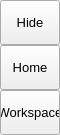
        <widget class="QFrame" name="leftMenuBg">
         <property name="minimumSize">
          <size>
           <width>60</width>
           <height>0</height>
          </size>
         </property>
         <property name="maximumSize">
          <size>
           <width>60</width>
           <height>16777215</height>
          </size>
         </property>
         <property name="frameShape">
          <enum>QFrame::Shape::NoFrame</enum>
         </property>
         <property name="frameShadow">
          <enum>QFrame::Shadow::Raised</enum>
         </property>
         <layout class="QVBoxLayout" name="verticalLayout_3">
          <property name="spacing">
           <number>0</number>
          </property>
          <property name="leftMargin">
           <number>0</number>
          </property>
          <property name="topMargin">
           <number>0</number>
          </property>
          <property name="rightMargin">
           <number>0</number>
          </property>
          <property name="bottomMargin">
           <number>0</number>
          </property>
          <item>
           <widget class="QFrame" name="leftMenuFrame">
            <property name="frameShape">
             <enum>QFrame::Shape::NoFrame</enum>
            </property>
            <property name="frameShadow">
             <enum>QFrame::Shadow::Raised</enum>
            </property>
            <layout class="QVBoxLayout" name="verticalMenuLayout">
             <property name="spacing">
              <number>0</number>
             </property>
             <property name="leftMargin">
              <number>0</number>
             </property>
             <property name="topMargin">
              <number>0</number>
             </property>
             <property name="rightMargin">
              <number>0</number>
             </property>
             <property name="bottomMargin">
              <number>0</number>
             </property>
             <item>
              <widget class="QFrame" name="toggleBox">
               <property name="maximumSize">
                <size>
                 <width>16777215</width>
                 <height>45</height>
                </size>
               </property>
               <property name="frameShape">
                <enum>QFrame::Shape::NoFrame</enum>
               </property>
               <property name="frameShadow">
                <enum>QFrame::Shadow::Raised</enum>
               </property>
               <layout class="QVBoxLayout" name="verticalLayout_4">
                <property name="spacing">
                 <number>0</number>
                </property>
                <property name="leftMargin">
                 <number>0</number>
                </property>
                <property name="topMargin">
                 <number>0</number>
                </property>
                <property name="rightMargin">
                 <number>0</number>
                </property>
                <property name="bottomMargin">
                 <number>0</number>
                </property>
                <item>
                 <widget class="QPushButton" name="toggleButton">
                  <property name="sizePolicy">
                   <sizepolicy hsizetype="Expanding" vsizetype="Fixed">
                    <horstretch>0</horstretch>
                    <verstretch>0</verstretch>
                   </sizepolicy>
                  </property>
                  <property name="minimumSize">
                   <size>
                    <width>0</width>
                    <height>45</height>
                   </size>
                  </property>
                  <property name="font">
                   <font>
                    <family>Segoe UI</family>
                    <pointsize>10</pointsize>
                    <italic>false</italic>
                    <bold>false</bold>
                   </font>
                  </property>
                  <property name="cursor">
                   <cursorShape>PointingHandCursor</cursorShape>
                  </property>
                  <property name="layoutDirection">
                   <enum>Qt::LayoutDirection::LeftToRight</enum>
                  </property>
                  <property name="styleSheet">
                   <string notr="true">background-image: url(:/icons/images/icons/icon_menu.png);</string>
                  </property>
                  <property name="text">
                   <string>Hide</string>
                  </property>
                 </widget>
                </item>
               </layout>
              </widget>
             </item>
             <item alignment="Qt::AlignmentFlag::AlignTop">
              <widget class="QFrame" name="topMenu">
               <property name="frameShape">
                <enum>QFrame::Shape::NoFrame</enum>
               </property>
               <property name="frameShadow">
                <enum>QFrame::Shadow::Raised</enum>
               </property>
               <layout class="QVBoxLayout" name="verticalLayout_8">
                <property name="spacing">
                 <number>0</number>
                </property>
                <property name="leftMargin">
                 <number>0</number>
                </property>
                <property name="topMargin">
                 <number>0</number>
                </property>
                <property name="rightMargin">
                 <number>0</number>
                </property>
                <property name="bottomMargin">
                 <number>0</number>
                </property>
                <item>
                 <widget class="QPushButton" name="btn_home">
                  <property name="sizePolicy">
                   <sizepolicy hsizetype="Expanding" vsizetype="Fixed">
                    <horstretch>0</horstretch>
                    <verstretch>0</verstretch>
                   </sizepolicy>
                  </property>
                  <property name="minimumSize">
                   <size>
                    <width>0</width>
                    <height>45</height>
                   </size>
                  </property>
                  <property name="font">
                   <font>
                    <family>Segoe UI</family>
                    <pointsize>10</pointsize>
                    <italic>false</italic>
                    <bold>false</bold>
                   </font>
                  </property>
                  <property name="cursor">
                   <cursorShape>PointingHandCursor</cursorShape>
                  </property>
                  <property name="layoutDirection">
                   <enum>Qt::LayoutDirection::LeftToRight</enum>
                  </property>
                  <property name="styleSheet">
                   <string notr="true">background-image: url(:/icons/images/icons/cil-home.png);</string>
                  </property>
                  <property name="text">
                   <string>Home</string>
                  </property>
                 </widget>
                </item>
                <item>
                 <widget class="QPushButton" name="btn_new">
                  <property name="sizePolicy">
                   <sizepolicy hsizetype="Expanding" vsizetype="Fixed">
                    <horstretch>0</horstretch>
                    <verstretch>0</verstretch>
                   </sizepolicy>
                  </property>
                  <property name="minimumSize">
                   <size>
                    <width>0</width>
                    <height>45</height>
                   </size>
                  </property>
                  <property name="font">
                   <font>
                    <family>Segoe UI</family>
                    <pointsize>10</pointsize>
                    <italic>false</italic>
                    <bold>false</bold>
                   </font>
                  </property>
                  <property name="cursor">
                   <cursorShape>PointingHandCursor</cursorShape>
                  </property>
                  <property name="layoutDirection">
                   <enum>Qt::LayoutDirection::LeftToRight</enum>
                  </property>
                  <property name="styleSheet">
                   <string notr="true">background-image: url(:/icons/images/icons/cil-file.png);</string>
                  </property>
                  <property name="text">
                   <string>Workspace</string>
                  </property>
                 </widget>
                </item>
               </layout>
              </widget>
             </item>
            </layout>
           </widget>
          </item>
         </layout>
        </widget>
